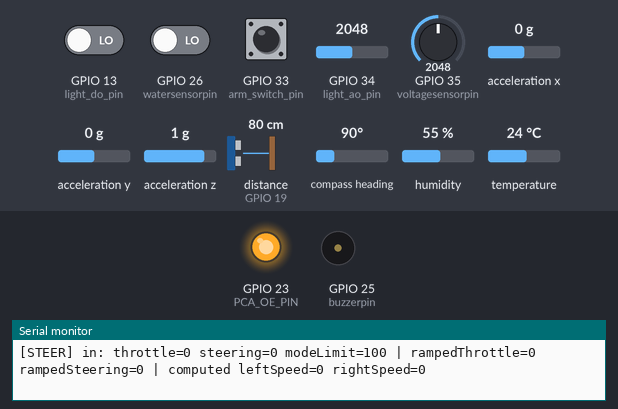
Recording of a sketch running on a simulated ESP32. Shown: output pins drawn as LEDs (lit = HIGH), buzzer (waves = sounding, pin HIGH), the last lines printed to the serial monitor. Wiring (inferred from the names in the program): ultrasonic range finder: trigger GPIO 18; echo GPIO 19; QMC5883L compass at I2C address 0x0D; MPU-6050 motion sensor at I2C address 0x68. The inputs (shaded band) are chosen by the test bench; at power-on: distance to the obstacle (sensor on GPIO 19) 80 cm, GPIO 13 (light_do_pin) LOW, GPIO 26 (watersensorpin) LOW, GPIO 33 (arm_switch_pin) HIGH, GPIO 34 (light_ao_pin) = 2048, GPIO 35 (voltagesensorpin) = 2048, acceleration x 0 g, acceleration y 0 g, acceleration z 1 g, compass heading 90°, humidity 55 %, temperature 24 °C. The echo pulse lasts 58.3 µs per cm; pins used as bus, display or sensor lines are not drawn.

Above: at 1.4 s.
1.5 s: distance to the obstacle (sensor on GPIO 19) set to 12 cm
3.0 s: distance to the obstacle (sensor on GPIO 19) set to 9 cm
At 3.15 s:
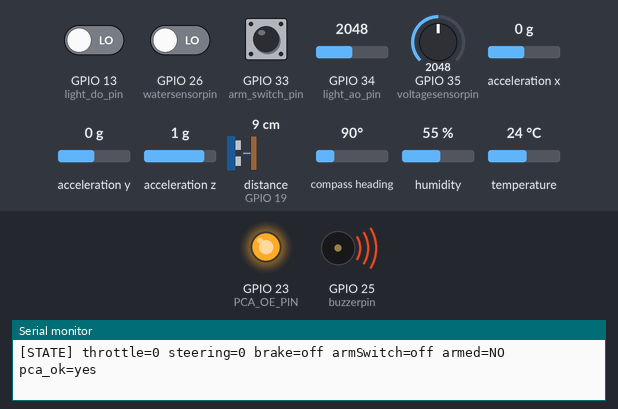
19.8 s: distance to the obstacle (sensor on GPIO 19) set to 18 cm
At 19.8 s:
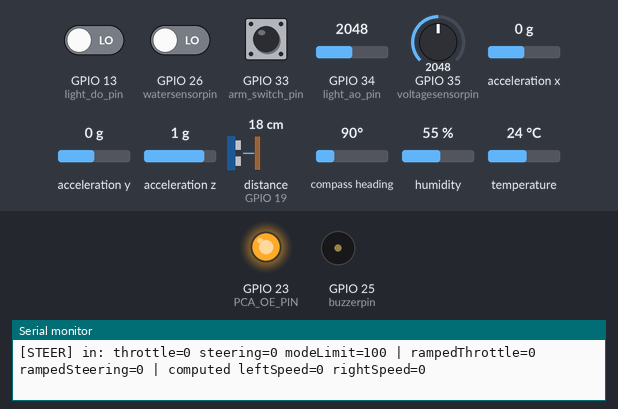
21.3 s: distance to the obstacle (sensor on GPIO 19) set to 2 cm
At 23.05 s:
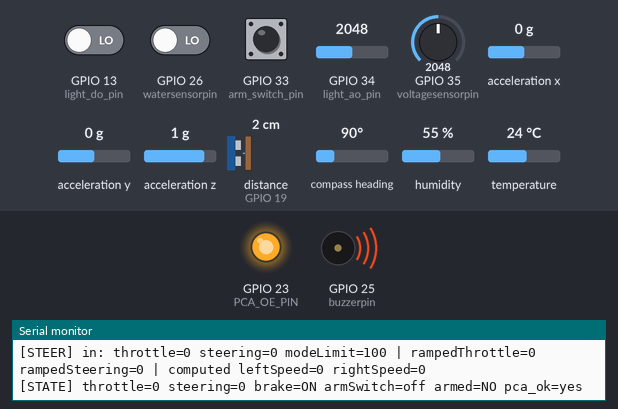
Timing chart, 0 to 25.8 s (numbered marks = the images above; inputs shaded):
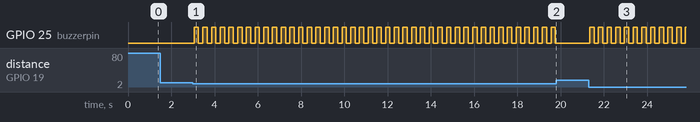

Measured:
- the behaviour switches between 11 and 10 cm on distance to the obstacle (sensor on GPIO 19) (found by bisection; images 0 and 1)
- after the input at 3.0 s, GPIO 25 (buzzerpin): alternates HIGH for 0.20 s and LOW for 0.20 s, starting after 0.06 s
- after the input at 19.8 s, GPIO 25 (buzzerpin): stops changing and stays LOW
- after the input at 21.3 s, GPIO 25 (buzzerpin): alternates HIGH for 0.20 s and LOW for 0.20 s, starting after 0.05 s

The sketch:

gaaicode.ino
```cpp
#include <Arduino.h>
#include <DHT.h>
#include <Wire.h>
#include <Adafruit_PWMServoDriver.h>

#define MIC_ENABLED 0
#if MIC_ENABLED
#include <driver/i2s.h>
#endif

// --- UART & Communication Pins ---
#define rxd2 16
#define txd2 17

// --- INMP441 I2S Microphone Pins ---
#define I2S_WS   27
#define I2S_SD   32
#define I2S_SCK  14
#define I2S_PORT I2S_NUM_0

// --- Other Sensor Pins ---
// GPIO2 status LED is intentionally not used on PCB v1.
const int arm_switch_pin = 33; // external 10k pull-up to 3.3V, switch to GND
const int dhtpin = 4;
const int buzzerpin = 25;
const int watersensorpin = 26;
const int voltagesensorpin = 35;

// Light Sensor Pins
const int light_do_pin = 13;
const int light_ao_pin = 34;

// Ultrasonic Pins
const int trigpin = 18;
const int echopin = 19;

#define dhttype DHT11
DHT dht(dhtpin, dhttype);

Adafruit_PWMServoDriver pca9685 = Adafruit_PWMServoDriver(0x40);

const int PCA_OE_PIN = 23;

// PCA9685 Motor Channel Assignments
const int CH_FL_PWM = 0; const int CH_FL_DIR = 1;
const int CH_RL_PWM = 2; const int CH_RL_DIR = 3;
const int CH_FR_PWM = 4; const int CH_FR_DIR = 5;
const int CH_RR_PWM = 6; const int CH_RR_DIR = 7;

#define MPU6050_ADDR  0x68
#define QMC5883L_ADDR 0x0D
#define PCA9685_ADDR  0x40

const int SDA_PIN = 21;
const int SCL_PIN = 22;

bool mpu_ok = false;
bool qmc_ok = false;
bool pca_ok = false;
bool prev_i2c_healthy = false;

// Timing Loops
unsigned long last_telemetry_time = 0;
const unsigned long telemetry_interval = 50;

unsigned long last_dht_time = 0;
const unsigned long dht_interval = 2000;

unsigned long last_ultra_time = 0;
const unsigned long ultra_interval = 60;

unsigned long last_cmd_debug_time = 0;
const unsigned long cmd_debug_interval = 1000;

// --- Slew-rate limiting ---
float ramped_throttle = 0.0;
float ramped_steering = 0.0;
int current_speed_limit = 100;  // 25 / 50 / 100 from the web UI
unsigned long last_ramp_time = 0;

// Throttle deliberately accelerates slowly but can decelerate quickly.
const float RAMP_RATE_ACCEL_PERCENT_PER_SEC = 60.0;
const float RAMP_RATE_DECEL_PERCENT_PER_SEC = 1000.0;

// Steering deliberately uses the SAME slew-rate function/rates as throttle.

// --- Deadzones ---
const int THROTTLE_DEADZONE = 1;
const int STEERING_DEADZONE = 1;

// Filtering & Sensor States
float filtered_pitch = 0.0;
float filtered_roll = 0.0;
float filtered_mx = 0.0;
float filtered_my = 0.0;
float filtered_db = 30.0;

const float alpha_imu = 0.15;
const float alpha_mag = 0.15;

float cached_temp = 0.0;
float cached_humid = 0.0;
float distance = 100.0;
bool brakeactive = false;
bool buzzer_on = false;
unsigned long last_buzzer_toggle = 0;

int current_throttle = 0;
int current_steering = 0;
unsigned long last_cmd_received_time = 0;
bool armed = false; // boot disarmed; neutral command is required before enabling drive
const unsigned long cmd_timeout_ms = 1000;

// Function Declarations
#if MIC_ENABLED
void initI2S();
float readI2SDecibels();
#endif
float rampToward(float current, float target, float dt);
void setPcaMotor(int speedChannel, int dirChannel, int speedPercent);
void i2cBusRecovery();
void forceAllMotorsOff();
void driveTankSteering(int throttle, int steering);
void parsecommand(String cmd);
bool initMPU();
bool readMPUAccel(int16_t &ax, int16_t &ay, int16_t &az);
bool initQMC5883L();
bool readQMC5883L(int16_t &x, int16_t &y, int16_t &z);
void i2cScan();

void setup(void)
{
  pinMode(arm_switch_pin, INPUT);

  pinMode(PCA_OE_PIN, OUTPUT);
  digitalWrite(PCA_OE_PIN, HIGH);

  pinMode(buzzerpin, OUTPUT);
  digitalWrite(buzzerpin, LOW);

  pinMode(watersensorpin, INPUT);
  pinMode(voltagesensorpin, INPUT);
  pinMode(light_do_pin, INPUT);
  pinMode(light_ao_pin, INPUT);

  pinMode(trigpin, OUTPUT);
  pinMode(echopin, INPUT);

  Serial.begin(115200);
  Serial2.begin(115200, SERIAL_8N1, rxd2, txd2);
  delay(200);

  Serial.println();
  Serial.println("=== GA AI ROBOT - ESP32 BOOT ===");

  Wire.begin(SDA_PIN, SCL_PIN);
  i2cScan();

  Wire.beginTransmission(PCA9685_ADDR);
  if (Wire.endTransmission() == 0) {
    pca_ok = true;
    Serial.println("[OK]   PCA9685 FOUND at 0x40");
  } else {
    pca_ok = false;
    Serial.println("[FAIL] PCA9685 NOT FOUND at 0x40 -- check SDA/SCL wiring and logic power!");
  }

  pca9685.begin();
  pca9685.setPWMFreq(1000);

  // Keep outputs disabled until a fresh neutral command is seen.
  digitalWrite(PCA_OE_PIN, HIGH);
  prev_i2c_healthy = pca_ok;

  if (initMPU()) {
    mpu_ok = true;
    Serial.println("[OK]   MPU6050 Accel/Gyro Ready.");
  } else {
    Serial.println("[FAIL] MPU6050 not responding.");
  }

  if (initQMC5883L()) {
    qmc_ok = true;
    Serial.println("[OK]   QMC5883L Magnetometer Ready.");
  } else {
    Serial.println("[FAIL] QMC5883L not responding.");
  }

  dht.begin();
  Serial.println("--- PCA9685 4WD TANK STEERING & TELEMETRY READY ---");
}

void loop(void)
{
  unsigned long now = millis();

  // 1. Ultrasonic Ranging
  if (now - last_ultra_time >= ultra_interval) {
    last_ultra_time = now;

    digitalWrite(trigpin, LOW);
    delayMicroseconds(2);
    digitalWrite(trigpin, HIGH);
    delayMicroseconds(10);
    digitalWrite(trigpin, LOW);

    long duration = pulseIn(echopin, HIGH, 6000);
    distance = (duration > 0) ? (duration * 0.0343 / 2.0) : 100.0;

    brakeactive = (distance > 0 && distance < 10.0);
  }

  if (brakeactive) {
    if (now - last_buzzer_toggle > 200) {
      buzzer_on = !buzzer_on;
      digitalWrite(buzzerpin, buzzer_on ? HIGH : LOW);
      last_buzzer_toggle = now;
    }
  } else {
    digitalWrite(buzzerpin, LOW);
    buzzer_on = false;
  }

  // 2. Serial Commands & Driving
  if (Serial2.available()) {
    String rxstring = Serial2.readStringUntil('\n');
    rxstring.trim();
    if (rxstring.length() > 0) {
      parsecommand(rxstring);
    }
  }

  bool cmd_is_fresh = (millis() - last_cmd_received_time <= cmd_timeout_ms);
  if (!cmd_is_fresh) {
    current_throttle = 0;
    current_steering = 0;
  }

  Wire.beginTransmission(PCA9685_ADDR);
  bool i2c_healthy = (Wire.endTransmission() == 0);
  pca_ok = i2c_healthy;

  if (i2c_healthy && !prev_i2c_healthy) {
    Serial.println("[RECOVERY] I2C restored -- forcing motors to 0.");
    i2cBusRecovery();
    pca9685.begin();
    pca9685.setPWMFreq(1000);
    forceAllMotorsOff();
    armed = false;
  }
  prev_i2c_healthy = i2c_healthy;

  bool arm_switch_requested = (digitalRead(arm_switch_pin) == LOW);

  // Opening the physical ARM switch always disarms immediately.
  if (!arm_switch_requested) {
    if (armed) Serial.println("[ARM] DISARMED by physical switch.");
    armed = false;
    current_throttle = 0;
    current_steering = 0;
  }

  // To arm/re-arm, the switch must be ON and the controls must be neutral.
  if (arm_switch_requested && !armed) {
    if (cmd_is_fresh && i2c_healthy &&
        abs(current_throttle) < 5 && abs(current_steering) < 5) {
      armed = true;
      Serial.println("[ARM] ARMED - physical switch ON and controls neutral.");
    } else {
      current_throttle = 0;
      current_steering = 0;
    }
  }

  bool safe_to_run = cmd_is_fresh && i2c_healthy && armed && arm_switch_requested;
  digitalWrite(PCA_OE_PIN, safe_to_run ? LOW : HIGH);

  driveTankSteering(current_throttle, current_steering);

  if (now - last_cmd_debug_time >= cmd_debug_interval) {
    last_cmd_debug_time = now;
    Serial.print("[STATE] throttle="); Serial.print(current_throttle);
    Serial.print(" steering="); Serial.print(current_steering);
    Serial.print(" brake="); Serial.print(brakeactive ? "ON" : "off");
    Serial.print(" armSwitch="); Serial.print(arm_switch_requested ? "ON" : "off");
    Serial.print(" armed="); Serial.print(armed ? "yes" : "NO");
    Serial.print(" pca_ok="); Serial.println(pca_ok ? "yes" : "NO");
  }

  // 3. DHT11
  if (now - last_dht_time >= dht_interval) {
    last_dht_time = now;
    float t = dht.readTemperature();
    float h = dht.readHumidity();
    if (!isnan(t)) cached_temp = t;
    if (!isnan(h)) cached_humid = h;
  }

  // 4. Telemetry Output (20 Hz)
  if (now - last_telemetry_time >= telemetry_interval) {
    last_telemetry_time = now;

    // Average the battery ADC input. PCB v1 uses the simple 100k / 6.8k divider.
    uint32_t raw_sum = 0;
    const int BAT_SAMPLES = 16;
    for (int i = 0; i < BAT_SAMPLES; i++) {
      raw_sum += analogRead(voltagesensorpin);
    }
    float rawadc = (float)raw_sum / BAT_SAMPLES;
    float pin_volts = (rawadc / 4095.0) * 3.3;
    const float BAT_R_TOP_KOHM = 100.0;
    const float BAT_R_BOTTOM_KOHM = 6.8;
    const float BAT_ADC_CAL = 1.000; // calibrate against a trusted multimeter
    float batteryvoltage = pin_volts *
        ((BAT_R_TOP_KOHM + BAT_R_BOTTOM_KOHM) / BAT_R_BOTTOM_KOHM) *
        BAT_ADC_CAL;

    int light_analog = analogRead(light_ao_pin);
    int light_digital = digitalRead(light_do_pin);
    int watervalue = digitalRead(watersensorpin);

    float heading = 0.0;
    if (qmc_ok) {
      int16_t mx, my, mz;
      if (readQMC5883L(mx, my, mz)) {
        filtered_mx = (alpha_mag * (float)mx) + ((1.0 - alpha_mag) * filtered_mx);
        filtered_my = (alpha_mag * (float)my) + ((1.0 - alpha_mag) * filtered_my);
        heading = atan2(filtered_my, filtered_mx) * 180.0 / M_PI;
        if (heading < 0) heading += 360.0;
      }
    }

    if (mpu_ok) {
      int16_t ax, ay, az;
      if (readMPUAccel(ax, ay, az)) {
        float raw_pitch = atan2(-(float)ax, sqrt((float)ay * ay + (float)az * az)) * 180.0 / M_PI;
        float raw_roll  = atan2((float)ay, (float)az) * 180.0 / M_PI;

        filtered_pitch = (alpha_imu * raw_pitch) + ((1.0 - alpha_imu) * filtered_pitch);
        filtered_roll  = (alpha_imu * raw_roll)  + ((1.0 - alpha_imu) * filtered_roll);
      }
    }

    Serial2.print("TELEMETRY:");
    Serial2.print(batteryvoltage); Serial2.print(",");
    Serial2.print(filtered_db); Serial2.print(",");
    Serial2.print(cached_temp); Serial2.print(",");
    Serial2.print(cached_humid); Serial2.print(",");
    Serial2.print(distance); Serial2.print(",");
    Serial2.print(watervalue == HIGH ? "1" : "0"); Serial2.print(",");
    Serial2.print(light_analog); Serial2.print(",");
    Serial2.print(light_digital); Serial2.print(",");
    Serial2.print(heading); Serial2.print(",");
    Serial2.print(filtered_pitch); Serial2.print(",");
    Serial2.println(filtered_roll);
  }
}

void i2cBusRecovery() {
  pinMode(SCL_PIN, OUTPUT);
  pinMode(SDA_PIN, INPUT_PULLUP);

  for (int i = 0; i < 16; i++) {
    digitalWrite(SCL_PIN, LOW);
    delayMicroseconds(5);
    digitalWrite(SCL_PIN, HIGH);
    delayMicroseconds(5);
    if (digitalRead(SDA_PIN) == HIGH) break;
  }

  pinMode(SDA_PIN, OUTPUT);
  digitalWrite(SDA_PIN, LOW);
  delayMicroseconds(5);
  digitalWrite(SCL_PIN, HIGH);
  delayMicroseconds(5);
  digitalWrite(SDA_PIN, HIGH);
  delayMicroseconds(5);

  Wire.begin(SDA_PIN, SCL_PIN);
}

void forceAllMotorsOff() {
  for (int ch = 0; ch < 16; ch++) {
    pca9685.setPWM(ch, 0, 0);
  }
  current_throttle = 0;
  current_steering = 0;
  ramped_throttle = 0;
  ramped_steering = 0;
}

float rampToward(float current, float target, float dt) {
  bool accelerating = (fabs(target) > fabs(current)) && ((target >= 0) == (current >= 0) || current == 0);
  float rate = accelerating ? RAMP_RATE_ACCEL_PERCENT_PER_SEC : RAMP_RATE_DECEL_PERCENT_PER_SEC;
  float max_step = rate * dt;

  if (target > current) return min(target, current + max_step);
  else return max(target, current - max_step);
}


void setPcaMotor(int speedChannel, int dirChannel, int speedPercent) {
  speedPercent = constrain(speedPercent, -100, 100);

  if (abs(speedPercent) < 3) {
    // True 0% on the controller's P input.
    pca9685.setPWM(speedChannel, 0, 4096);
    return;
  }

  // Preserve the direction polarity used by the existing wiring:
  // positive speed -> DIR LOW, negative speed -> DIR HIGH.
  if (speedPercent > 0) {
    pca9685.setPWM(dirChannel, 0, 4096); // full OFF = logic LOW
  } else {
    pca9685.setPWM(dirChannel, 4096, 0); // full ON = logic HIGH
  }

  int pwmValue = map(abs(speedPercent), 1, 100, 200, 4095);
  pca9685.setPWM(speedChannel, 0, pwmValue);
}

void driveTankSteering(int throttle, int steering) {
  if (brakeactive && throttle > 0) {
    throttle = 0;
  }

  if (abs(throttle) < THROTTLE_DEADZONE) throttle = 0;
  if (abs(steering) < STEERING_DEADZONE) steering = 0;

  unsigned long now = millis();
  float dt = (now - last_ramp_time) / 1000.0;
  last_ramp_time = now;
  if (dt <= 0 || dt > 0.5) dt = 0.02;

  ramped_throttle = rampToward(ramped_throttle, (float)throttle, dt);
  ramped_steering = rampToward(ramped_steering, (float)steering, dt);

  int base_throttle = (int)roundf(ramped_throttle);
  int base_steering = (int)roundf(ramped_steering);

  int leftSpeed = 0;
  int rightSpeed = 0;

  if (base_throttle == 0) {
    // Zero throttle -> turn in place, with steering ramp applied.
    int mode_limit = constrain(current_speed_limit, 1, 100);
    leftSpeed  = constrain(base_steering, -mode_limit, mode_limit);
    rightSpeed = constrain(-base_steering, -mode_limit, mode_limit);
  } else {
    // Moving -> mode-aware differential steering.
    // LOW sends +/-25, MED sends +/-50, HIGH sends +/-100.
    // The selected mode limit is sent separately by the Pi, therefore
    // steering=25 is full lock in LOW, 50 is full lock in MED, etc.
    int mode_limit = constrain(current_speed_limit, 1, 100);
    float steer_ratio = (float)abs(base_steering) / (float)mode_limit;
    steer_ratio = constrain(steer_ratio, 0.0f, 1.0f);

    // Keep every wheel inside the selected speed ceiling. At full lock:
    // LOW  -> outer=25, inner=0
    // MED  -> outer=50, inner=0
    // HIGH -> outer=100, inner=0
    int throttle_mag = min(abs(base_throttle), mode_limit);
    int outer_speed = (int)roundf(throttle_mag + (mode_limit - throttle_mag) * steer_ratio);
    int inner_speed = (int)roundf(throttle_mag * (1.0f - steer_ratio));

    if (base_throttle > 0) {
      // Forward motion
      if (base_steering >= 0) {
        // Turning Right: Left outer, Right inner
        leftSpeed  = outer_speed;
        rightSpeed = inner_speed;
      } else {
        // Turning Left: Left inner, Right outer
        leftSpeed  = inner_speed;
        rightSpeed = outer_speed;
      }
    } else {
      // Reverse motion
      if (base_steering >= 0) {
        // Turning Right in reverse: Left outer, Right inner
        leftSpeed  = -outer_speed;
        rightSpeed = -inner_speed;
      } else {
        // Turning Left in reverse: Left inner, Right outer
        leftSpeed  = -inner_speed;
        rightSpeed = -outer_speed;
      }
    }
  }

  setPcaMotor(CH_FL_PWM, CH_FL_DIR, -leftSpeed);
  setPcaMotor(CH_RL_PWM, CH_RL_DIR, -leftSpeed);
  setPcaMotor(CH_FR_PWM, CH_FR_DIR, rightSpeed);
  setPcaMotor(CH_RR_PWM, CH_RR_DIR, rightSpeed);

  // --- DEBUG: show exactly what the steering math actually computed ---
  static unsigned long last_steer_debug = 0;
  unsigned long dbg_now = millis();
  if (dbg_now - last_steer_debug >= 300) {
    last_steer_debug = dbg_now;
    Serial.print("[STEER] in: throttle="); Serial.print(throttle);
    Serial.print(" steering="); Serial.print(steering);
    Serial.print(" modeLimit="); Serial.print(current_speed_limit);
    Serial.print(" | rampedThrottle="); Serial.print(base_throttle);
    Serial.print(" rampedSteering="); Serial.print(base_steering);
    Serial.print(" | computed leftSpeed="); Serial.print(leftSpeed);
    Serial.print(" rightSpeed="); Serial.println(rightSpeed);
  }
}

bool initMPU() {
  Wire.beginTransmission(MPU6050_ADDR);
  Wire.write(0x6B); Wire.write(0x00);
  return (Wire.endTransmission() == 0);
}

bool readMPUAccel(int16_t &ax, int16_t &ay, int16_t &az) {
  Wire.beginTransmission(MPU6050_ADDR);
  Wire.write(0x3B);
  if (Wire.endTransmission() != 0) return false;

  Wire.requestFrom(MPU6050_ADDR, 6);
  if (Wire.available() == 6) {
    ax = (int16_t)((Wire.read() << 8) | Wire.read());
    ay = (int16_t)((Wire.read() << 8) | Wire.read());
    az = (int16_t)((Wire.read() << 8) | Wire.read());
    return true;
  }
  return false;
}

bool initQMC5883L() {
  Wire.beginTransmission(QMC5883L_ADDR);
  Wire.write(0x0B); Wire.write(0x01);
  if (Wire.endTransmission() != 0) return false;

  Wire.beginTransmission(QMC5883L_ADDR);
  Wire.write(0x09); Wire.write(0x1D);
  return (Wire.endTransmission() == 0);
}

bool readQMC5883L(int16_t &x, int16_t &y, int16_t &z) {
  Wire.beginTransmission(QMC5883L_ADDR);
  Wire.write(0x00);
  if (Wire.endTransmission() != 0) return false;

  Wire.requestFrom(QMC5883L_ADDR, 6);
  if (Wire.available() == 6) {
    x = (int16_t)(Wire.read() | (Wire.read() << 8));
    y = (int16_t)(Wire.read() | (Wire.read() << 8));
    z = (int16_t)(Wire.read() | (Wire.read() << 8));
    return true;
  }
  return false;
}

void i2cScan() {
  Serial.println("--- I2C Scan ---");
  int found = 0;
  for (byte addr = 1; addr < 127; addr++) {
    Wire.beginTransmission(addr);
    if (Wire.endTransmission() == 0) {
      Serial.print("  Device found at 0x");
      if (addr < 16) Serial.print("0");
      Serial.println(addr, HEX);
      found++;
    }
  }
  if (found == 0) {
    Serial.println("  No I2C devices found at all -- check Wire.begin(21,22) wiring / power.");
  }
  Serial.println("----------------");
}

void parsecommand(String cmd)
{
  if (!cmd.startsWith("CMD:")) return;

  int comma1 = cmd.indexOf(',');
  if (comma1 <= 0) return;
  int comma2 = cmd.indexOf(',', comma1 + 1);

  int parsed_throttle = cmd.substring(4, comma1).toInt();
  int parsed_steering;
  int parsed_limit = 100; // backwards-compatible default

  if (comma2 > comma1) {
    parsed_steering = cmd.substring(comma1 + 1, comma2).toInt();
    parsed_limit = cmd.substring(comma2 + 1).toInt();
  } else {
    parsed_steering = cmd.substring(comma1 + 1).toInt();
  }

  if (parsed_throttle < -100 || parsed_throttle > 100 ||
      parsed_steering < -100 || parsed_steering > 100 ||
      (parsed_limit != 25 && parsed_limit != 50 && parsed_limit != 100)) {
    return;
  }

  parsed_throttle = constrain(parsed_throttle, -parsed_limit, parsed_limit);
  parsed_steering = constrain(parsed_steering, -parsed_limit, parsed_limit);

  current_throttle = parsed_throttle;
  current_steering = parsed_steering;
  current_speed_limit = parsed_limit;
  last_cmd_received_time = millis();
}
```
